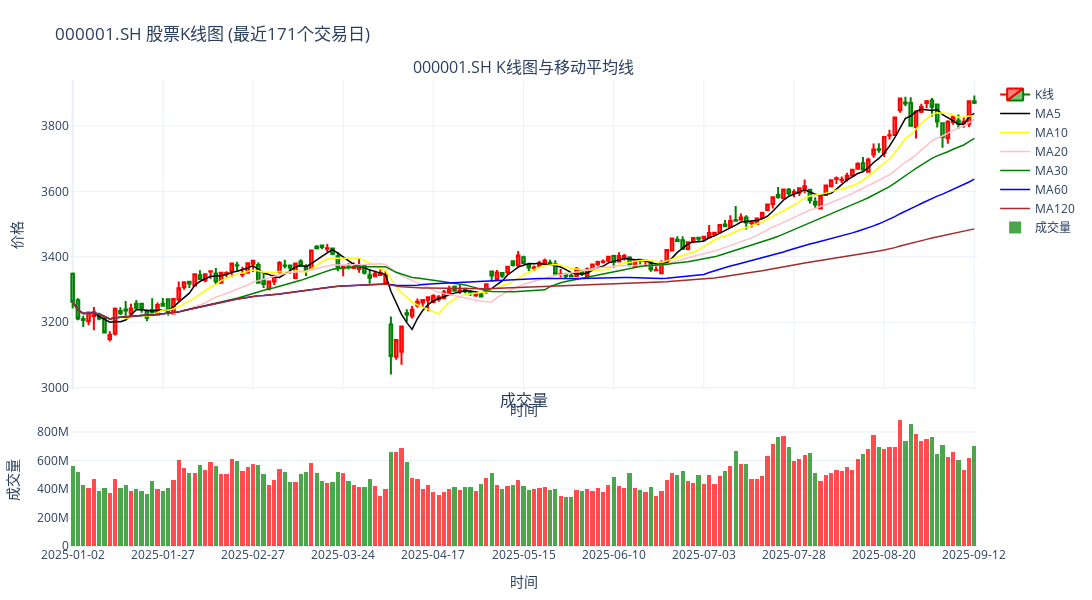

Notebook code for this chart:
### Code cell
from utils.tushare_utils import IndexAnalysis
from utils.date_utils import Date_utils
import plotly.graph_objects as go
from plotly.subplots import make_subplots
import pandas as pd
import numpy as np
import warnings
warnings.filterwarnings("ignore", category=UserWarning)

def create_stock_chart(stock_code, start_date, end_date, k_bars_to_show=1000):
    """
    创建单个股票的K线图和成交量图表
    
    参数:
    stock_code: 股票代码
    start_date: 开始日期
    end_date: 结束日期
    k_bars_to_show: 显示的K线数量
    
    返回:
    fig: Plotly图表对象
    """
    # 获取股票数据
    try:
        df = IndexAnalysis.my_pro_bar(stock_code, start_date=start_date, end_date=end_date)
        if df.empty:
            print(f"无法获取 {stock_code} 的数据")
            return None
    except Exception as e:
        print(f"获取 {stock_code} 数据时出错: {e}")
        return None
    
    # 数据预处理
    df['trade_date'] = pd.to_datetime(df['trade_date'])
    df = df.iloc[-k_bars_to_show:] if len(df) > k_bars_to_show else df
    df['trade_date_copy'] = df['trade_date'].copy()

    df.set_index('trade_date', inplace=True)

    df.sort_index(inplace=True)
    
    # 重命名价格列
    df.rename(columns={
        'open': 'Open',
        'high': 'High',
        'low': 'Low',
        'close': 'Close',
        'vol': 'Volume'
    }, inplace=True)
    
    # 计算多条移动平均线
    df['MA5'] = df['Close'].rolling(window=5, min_periods=1).mean()
    df['MA10'] = df['Close'].rolling(window=10, min_periods=1).mean()
    df['MA20'] = df['Close'].rolling(window=20, min_periods=1).mean()
    df['MA30'] = df['Close'].rolling(window=30, min_periods=1).mean()
    df['MA60'] = df['Close'].rolling(window=60, min_periods=1).mean()
    df['MA120'] = df['Close'].rolling(window=120, min_periods=1).mean()
    
    # 创建交互式K线图
    fig = make_subplots(
        rows=2, cols=1,
        shared_xaxes=True,
        vertical_spacing=0.05,
        subplot_titles=(f'{stock_code} K线图与移动平均线', '成交量'),
        row_heights=[0.7, 0.3]
    )
    
    # 添加K线图 - 使用数值索引而不是日期索引
    date_strings = df.index.strftime('%Y-%m-%d').tolist()
    fig.add_trace(
        go.Candlestick(
            x=list(range(len(df))),  # 使用数值索引
            text= df['trade_date_copy'],
            open=df['Open'],
            high=df['High'],
            low=df['Low'],
            close=df['Close'],
            name='K线',
            increasing_line_color='red',
            decreasing_line_color='green'
        ),
        row=1, col=1
    )
    
    # 添加多条移动平均线
    ma_colors = {
        'MA5': 'black',
        'MA10': 'yellow',
        'MA20': 'pink',
        'MA30': 'green',
        'MA60': 'blue',
        'MA120': 'brown'
    }
    
    for ma_name, color in ma_colors.items():
        if ma_name in df.columns:
            fig.add_trace(
                go.Scatter(
                    x=list(range(len(df))),  # 使用数值索引
                    y=df[ma_name],
                    line=dict(color=color, width=1.5),
                    name=ma_name,
                    connectgaps=True,
                    # 去掉移动平均线的悬浮提示
                    hoverinfo='skip'
                ),
                row=1, col=1
            )
    
    # 添加成交量图
    if 'Volume' in df.columns:
        # 根据价格涨跌设置成交量颜色
        colors = ['red' if close >= open else 'green' 
                  for close, open in zip(df['Close'], df['Open'])]
        
        fig.add_trace(
            go.Bar(
                x=list(range(len(df))),  # 使用数值索引
                y=df['Volume'],
                name='成交量',
                marker_color=colors,
                opacity=0.7,
                marker_line_width=0,
                width=0.8  # 设置柱子宽度为0.8个单位
            ),
            row=2, col=1
        )
    
    # 更新图表布局
    fig.update_layout(
        title=f'{stock_code} 股票K线图 (最近{len(df)}个交易日)',
        yaxis_title='价格',
        xaxis_title='时间',
        template='plotly_white',
        height=600,
        width=1200,
        showlegend=True,
        xaxis_rangeslider_visible=False,
        margin=dict(l=50, r=50, t=80, b=50),
        bargap=0,
        # 设置X轴刻度
        xaxis=dict(
            tickmode='array',
            tickvals=list(range(len(df))),
            ticktext=date_strings,
            rangeslider=dict(visible=False)
        )
    )
    
    # 更新X轴设置 - 使用数值索引
    fig.update_xaxes(
        row=1, col=1,
        tickmode='array',
        tickvals=list(range(0, len(df), max(1, len(df)//10))),  # 大约显示10个刻度
        ticktext=[date_strings[i] for i in range(0, len(df), max(1, len(df)//10))]
    )
    
    fig.update_xaxes(
        title_text='时间',
        row=2, col=1,
        tickmode='array',
        tickvals=list(range(0, len(df), max(1, len(df)//10))),  # 大约显示10个刻度
        ticktext=[date_strings[i] for i in range(0, len(df), max(1, len(df)//10))]
    )
    
    # 更新Y轴设置
    fig.update_yaxes(
        title_text='价格',
        row=1, col=1,
        fixedrange=False
    )
    
    if 'Volume' in df.columns:
        fig.update_yaxes(
            title_text='成交量',
            row=2, col=1,
            fixedrange=False
        )
    
    
    return fig

def display_multiple_stocks(stock_codes, start_date=None, end_date=None, k_bars_to_show=1000):
    """
    显示多只股票的K线图
    
    参数:
    stock_codes: 股票代码列表
    start_date: 开始日期，默认为None（使用100天前）
    end_date: 结束日期，默认为None（使用今天）
    k_bars_to_show: 显示的K线数量
    """
    # 设置默认日期
    if start_date is None:
        start_date = Date_utils.get_date_by_step(Date_utils.get_today(replace=True), -100)
    if end_date is None:
        end_date = Date_utils.get_today(replace=True)
    
    # 为每只股票创建图表
    figures = []
    for stock_code in stock_codes:
        print(f"正在处理 {stock_code}...")
        fig = create_stock_chart(stock_code, start_date, end_date, k_bars_to_show)
        if fig is not None:
            figures.append((stock_code, fig))
    
    # 显示所有图表
    for i, (stock_code, fig) in enumerate(figures):
        print(f"显示图表 {i+1}/{len(figures)}: {stock_code}")
        fig.show(config={'scrollZoom': True})
    
    return figures

# 使用示例
if __name__ == "__main__":
    # 定义要显示的股票代码列表
    stock_codes = ['000001.SH']  # 上证指数、深证成指、沪深300
    
    # 显示多只股票的图表
    figures = display_multiple_stocks(
        stock_codes=stock_codes,
        start_date=Date_utils.get_date_by_step(Date_utils.get_today(replace=True), -200),  # 200天前
        end_date=Date_utils.get_today(replace=True),  # 今天
        k_bars_to_show=1000  # 显示最近1000根K线
    )

### Figure 1 — Plotly figure (JSON) as saved in the notebook; plotly's stock layout.template omitted (floating-point values rounded to 4 significant figures; data arrays with more than 128 entries replaced by an {"elided": "..."} marker saying what was removed)
{"data": [{"close": {"elided": "171 float values"}, "decreasing": {"line": {"color": "green"}}, "high": {"elided": "171 float values"}, "increasing": {"line": {"color": "red"}}, "low": {"elided": "171 float values"}, "name": "K线", "open": {"elided": "171 float values"}, "text": {"elided": "171 str values"}, "x": {"elided": "171 int values"}, "type": "candlestick", "xaxis": "x", "yaxis": "y"}, {"connectgaps": true, "hoverinfo": "skip", "line": {"color": "black", "width": 1.5}, "name": "MA5", "x": {"elided": "171 int values"}, "y": {"elided": "171 float values"}, "type": "scatter", "xaxis": "x", "yaxis": "y"}, {"connectgaps": true, "hoverinfo": "skip", "line": {"color": "yellow", "width": 1.5}, "name": "MA10", "x": {"elided": "171 int values"}, "y": {"elided": "171 float values"}, "type": "scatter", "xaxis": "x", "yaxis": "y"}, {"connectgaps": true, "hoverinfo": "skip", "line": {"color": "pink", "width": 1.5}, "name": "MA20", "x": {"elided": "171 int values"}, "y": {"elided": "171 float values"}, "type": "scatter", "xaxis": "x", "yaxis": "y"}, {"connectgaps": true, "hoverinfo": "skip", "line": {"color": "green", "width": 1.5}, "name": "MA30", "x": {"elided": "171 int values"}, "y": {"elided": "171 float values"}, "type": "scatter", "xaxis": "x", "yaxis": "y"}, {"connectgaps": true, "hoverinfo": "skip", "line": {"color": "blue", "width": 1.5}, "name": "MA60", "x": {"elided": "171 int values"}, "y": {"elided": "171 float values"}, "type": "scatter", "xaxis": "x", "yaxis": "y"}, {"connectgaps": true, "hoverinfo": "skip", "line": {"color": "brown", "width": 1.5}, "name": "MA120", "x": {"elided": "171 int values"}, "y": {"elided": "171 float values"}, "type": "scatter", "xaxis": "x", "yaxis": "y"}, {"marker": {"color": {"elided": "171 str values"}, "line": {"width": 0}}, "name": "成交量", "opacity": 0.7, "width": 0.8, "x": {"elided": "171 int values"}, "y": {"elided": "171 float values"}, "type": "bar", "xaxis": "x2", "yaxis": "y2"}], "layout": {"xaxis": {"anchor": "y", "domain": [0.0, 1.0], "matches": "x2", "showticklabels": false, "rangeslider": {"visible": false}, "title": {"text": "时间"}, "tickmode": "array", "tickvals": [0, 17, 34, 51, 68, 85, 102, 119, 136, 153, 170], "ticktext": ["2025-01-02", "2025-01-27", "2025-02-27", "2025-03-24", "2025-04-17", "2025-05-15", "2025-06-10", "2025-07-03", "2025-07-28", "2025-08-20", "2025-09-12"]}, "yaxis": {"anchor": "x", "domain": [0.335, 1.0], "title": {"text": "价格"}, "fixedrange": false}, "xaxis2": {"anchor": "y2", "domain": [0.0, 1.0], "title": {"text": "时间"}, "tickmode": "array", "tickvals": [0, 17, 34, 51, 68, 85, 102, 119, 136, 153, 170], "ticktext": ["2025-01-02", "2025-01-27", "2025-02-27", "2025-03-24", "2025-04-17", "2025-05-15", "2025-06-10", "2025-07-03", "2025-07-28", "2025-08-20", "2025-09-12"]}, "yaxis2": {"anchor": "x2", "domain": [0.0, 0.285], "title": {"text": "成交量"}, "fixedrange": false}, "annotations": [{"font": {"size": 16}, "showarrow": false, "text": "000001.SH K线图与移动平均线", "x": 0.5, "xanchor": "center", "xref": "paper", "y": 1.0, "yanchor": "bottom", "yref": "paper"}, {"font": {"size": 16}, "showarrow": false, "text": "成交量", "x": 0.5, "xanchor": "center", "xref": "paper", "y": 0.285, "yanchor": "bottom", "yref": "paper"}], "margin": {"l": 50, "r": 50, "t": 80, "b": 50}, "title": {"text": "000001.SH 股票K线图 (最近171个交易日)"}, "height": 600, "width": 1200, "showlegend": true, "bargap": 0}}
